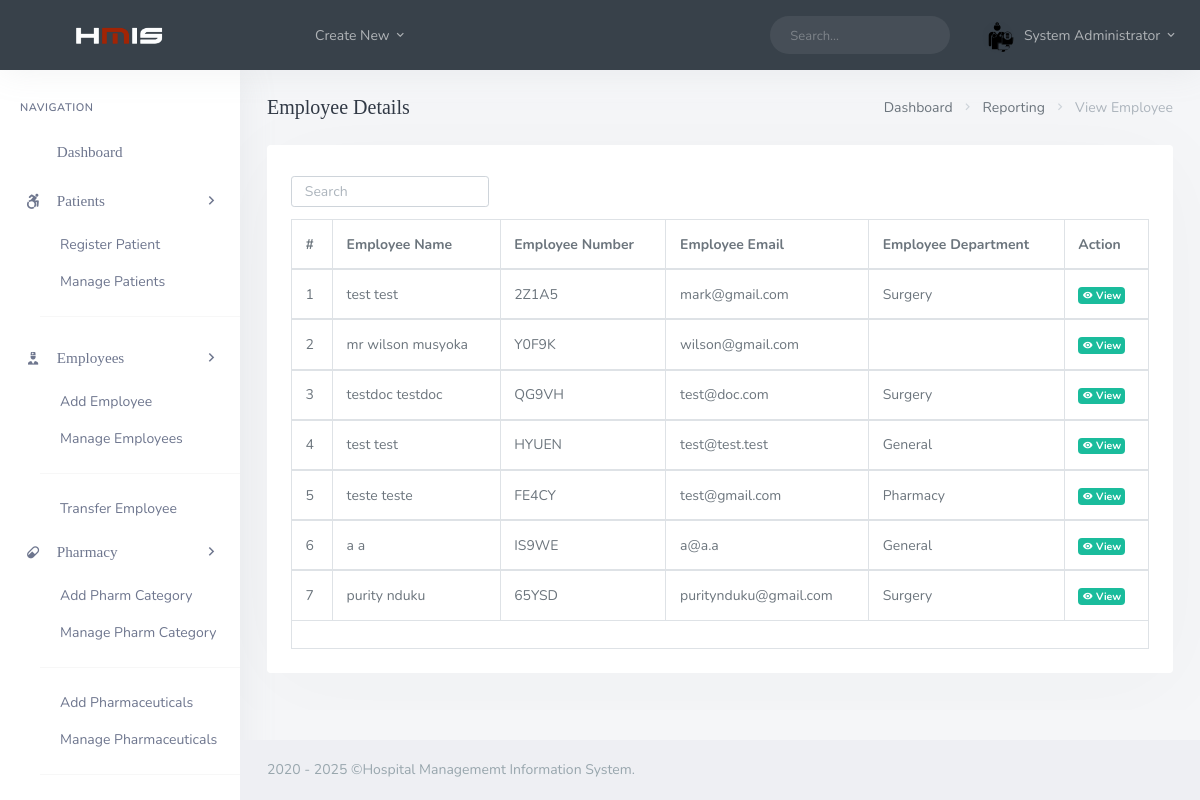
/backend/admin/his_admin_employee_records.php (signed in), run on the app's committed database.
### tables this page shows
CREATE TABLE `his_admin` (
  `ad_id` int(20) NOT NULL,
  `ad_fname` varchar(200) DEFAULT NULL,
  `ad_lname` varchar(200) DEFAULT NULL,
  `ad_email` varchar(200) DEFAULT NULL,
  `ad_pwd` varchar(200) DEFAULT NULL,
  `ad_dpic` varchar(200) DEFAULT NULL
);

CREATE TABLE `his_docs` (
  `doc_id` int(20) NOT NULL,
  `doc_fname` varchar(200) DEFAULT NULL,
  `doc_lname` varchar(200) DEFAULT NULL,
  `doc_email` varchar(200) DEFAULT NULL,
  `doc_pwd` varchar(200) DEFAULT NULL,
  `doc_dept` varchar(200) NOT NULL,
  `doc_number` varchar(200) DEFAULT NULL,
  `doc_dpic` varchar(200) DEFAULT NULL,
  `doc_start_time` time DEFAULT NULL,
  `doc_end_time` time DEFAULT NULL
);

### backend/admin/his_admin_employee_records.php (the view, shortened to what this page needs)
<?php
  include('assets/inc/config.php');
?>
<!DOCTYPE html>
<html lang="en">
<?php include('assets/inc/head.php');?>
    <body>
        <div id="wrapper">
                <?php include('assets/inc/nav.php');?>
                <?php include("assets/inc/sidebar.php");?>
            <div class="content-page">
                <div class="content">
                    <div class="container-fluid">
                        <div class="row">
                            <div class="col-12">
                                <div class="page-title-box">
                                    <div class="page-title-right">
                                        <ol class="breadcrumb m-0">
                                            <li class="breadcrumb-item"><a href="javascript: void(0);">Dashboard</a></li>
                                            <li class="breadcrumb-item"><a href="javascript: void(0);">Reporting</a></li>
                                            <li class="breadcrumb-item active">View Employee</li>
                                        </ol>
                                    </div>
                                    <h4 class="page-title">Employee Details</h4>
                                </div>
                            </div>
                        </div>
                        <div class="row">
                            <div class="col-12">
                                <div class="card-box">
                                    <div class="mb-2">
                                        <div class="row">
                                            <div class="col-12 text-sm-center form-inline" >
                                                <div class="form-group">
                                                    <input id="demo-foo-search" type="text" placeholder="Search" class="form-control form-control-sm" autocomplete="on">
                                                </div>
                                            </div>
                                        </div>
                                    </div>
                                    <div class="table-responsive">
                                        <table id="demo-foo-filtering" class="table table-bordered toggle-circle mb-0" data-page-size="7">
                                            <thead>
                                            <tr>
                                                <th>#</th>
                                                <th data-toggle="true">Employee Name</th>
                                                <th data-hide="phone">Employee Number</th>
                                                <th data-hide="phone">Employee Email</th>
                                                <th data-hide="phone">Employee Department</th>
                                                <th data-hide="phone">Action</th>
                                            </tr>
                                            </thead>
                                            <?php
                                                $ret="SELECT * FROM  his_docs ORDER BY RAND() ";
                                                $stmt= $mysqli->prepare($ret) ;
                                                $stmt->execute() ;
                                                $res=$stmt->get_result();
                                                $cnt=1;
                                                while($row=$res->fetch_object())
                                                {
                                            ?>
                                                <tbody>
                                                <tr>
                                                    <td><?php echo $cnt;?></td>
                                                    <td><?php echo $row->doc_fname;?> <?php echo $row->doc_lname;?></td>
                                                    <td><?php echo $row->doc_number;?></td>
                                                    <td><?php echo $row->doc_email;?></td>
                                                    <td><?php echo $row->doc_dept;?></td>
                                                    <td><a href="his_admin_view_single_employee.php?doc_number=<?php echo $row->doc_number;?>" class="badge badge-success"><i class="mdi mdi-eye"></i> View</a></td>
                                                </tr>
                                                </tbody>
                                            <?php  $cnt = $cnt +1 ; }?>
                                            <tfoot>
                                            <tr class="active">
                                                <td colspan="8">
                                                </td>
                                            </tr>
                                            </tfoot>
                                        </table>
                                    </div>
                                </div>
                            </div>
                        </div>
                    </div>
                </div>
                 <?php include('assets/inc/footer.php');?>
            </div>
        </div>
    </body>
</html>

### backend/admin/assets/inc/nav.php (shortened to what this page needs)
<?php
    $aid=$_SESSION['ad_id'];
    $ret="select * from his_admin where ad_id=?";
    $stmt= $mysqli->prepare($ret) ;
    $stmt->bind_param('i',$aid);
    $stmt->execute() ;
    $res=$stmt->get_result();
    while($row=$res->fetch_object())
    {
?>
    <div class="navbar-custom">
        <ul class="list-unstyled topnav-menu float-right mb-0">
            <li class="d-none d-sm-block">
                <form class="app-search">
                    <div class="app-search-box">
                        <div class="input-group">
                            <input type="text" class="form-control" placeholder="Search...">
                            <div class="input-group-append">
                                <button class="btn" type="submit">
                                    <i class="fe-search"></i>
                                </button>
                            </div>
                        </div>
                    </div>
                </form>
            </li>
            <li class="dropdown notification-list">
                <a class="nav-link dropdown-toggle nav-user mr-0 waves-effect waves-light" data-toggle="dropdown" href="#" role="button" aria-haspopup="false" aria-expanded="false">
                    <img src="assets/images/users/<?php echo $row->ad_dpic;?>" alt="dpic" class="rounded-circle">
                    <span class="pro-user-name ml-1">
                        <?php echo $row->ad_fname;?> <?php echo $row->ad_lname;?> <i class="mdi mdi-chevron-down"></i>
                    </span>
                </a>
            </li>
        </ul>
        <div class="logo-box">
            <a href="his_admin_dashboard.php" class="logo text-center">
                <span class="logo-lg">
                    <img src="assets/images/logo-light.png" alt="" height="18">
                </span>
            </a>
        </div>
        <ul class="list-unstyled topnav-menu topnav-menu-left m-0">
            <li>
                <button class="button-menu-mobile waves-effect waves-light">
                    <i class="fe-menu"></i>
                </button>
            </li>
            <li class="dropdown d-none d-lg-block">
                <a class="nav-link dropdown-toggle waves-effect waves-light" data-toggle="dropdown" href="#" role="button" aria-haspopup="false" aria-expanded="false">
                    Create New
                    <i class="mdi mdi-chevron-down"></i>
                </a>
            </li>
        </ul>
    </div>
<?php }?>

### data on the page
his_admin: ad_dpic (picture), ad_fname "System", ad_lname "Administrator"
his_docs: doc_fname "test", doc_lname "test", doc_number "2Z1A5", doc_email "mark@gmail.com", doc_dept "Surgery"
his_docs: doc_fname "mr wilson", doc_lname "musyoka", doc_number "Y0F9K", doc_email "wilson@gmail.com"
his_docs: doc_fname "testdoc", doc_lname "testdoc", doc_number "QG9VH", doc_email "test@doc.com", doc_dept "Surgery"
his_docs: doc_fname "test", doc_lname "test", doc_number "HYUEN", doc_email "test@test.test", doc_dept "General"
his_docs: doc_fname "teste", doc_lname "teste", doc_number "FE4CY", doc_email "test@gmail.com", doc_dept "Pharmacy"
his_docs: doc_fname "a", doc_lname "a", doc_number "IS9WE", doc_email "a@a.a", doc_dept "General"
his_docs: doc_fname "purity", doc_lname "nduku", doc_number "65YSD", doc_email "puritynduku@gmail.com", doc_dept "Surgery"
